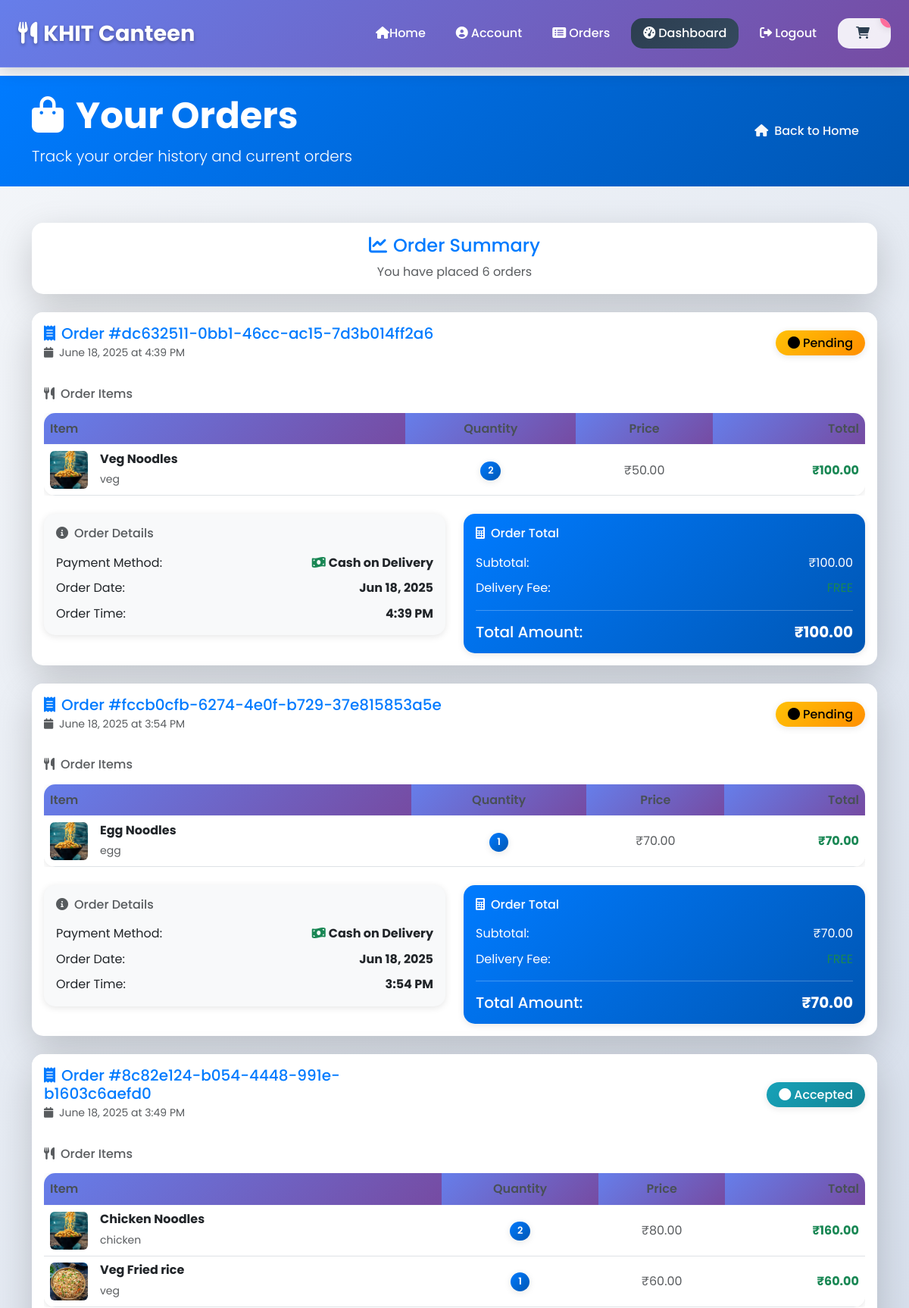
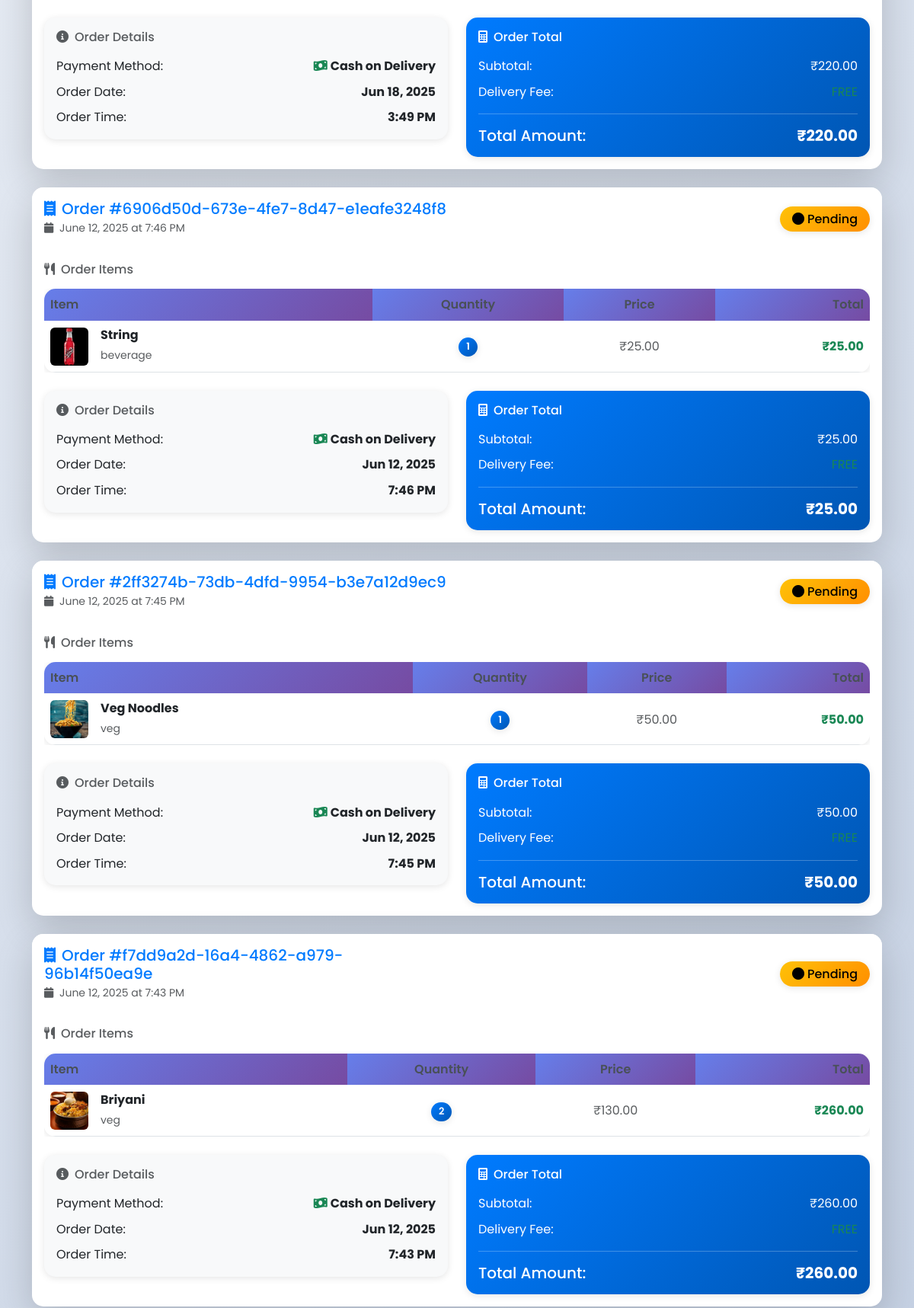
The app's page /orders/ (signed in, upper part) with its own data (2 pictures, top to bottom).
### home/models.py (models this page shows, shortened)
class BaseModel(models.Model):#abstract base class for common fields // models	A module  //Model	A class inside that module
    uid = models.UUIDField(primary_key=True, default=uuid.uuid4, editable=False)
    created_at = models.DateTimeField(auto_now_add=True)#automatically sets the field to now when the object is created.
    updated_at = models.DateTimeField(auto_now=True)
    class Meta:  #not created as a table ,fields are inherited by other models
        abstract = True

class Cart(BaseModel):
    user=models.ForeignKey(User,null=True,blank=True,on_delete=models.SET_NULL,related_name='carts')
    is_paid=models.BooleanField(default=False)# means the user has not checked out.
    status = models.CharField(
        max_length=20,
        choices=[('pending', 'Pending'),('accepted', 'Accepted'),('completed', 'Completed')],
        default='pending'
    )
    payment_method = models.CharField(
        max_length=20,
        choices=[('cod', 'Cash on Delivery'), ('online', 'Online Payment')],
        null=True,
        blank=True
    )
    def get_cart_total(self):
        try:
            return sum(item.get_total_price() for item in self.cart_items.all())
        except:
            return 0

class CartItem(BaseModel):
    cart=models.ForeignKey(Cart,on_delete=models.CASCADE,related_name='cart_items')
    food_items=models.ForeignKey(Item,on_delete=models.CASCADE)#Represents an item inside a specific cart.
    quantity = models.PositiveIntegerField(default=1, validators=[MinValueValidator(1)])
    def get_total_price(self):
        try:
            return self.food_items.price * self.quantity
        except:
            return 0

class Item(BaseModel):
    category=models.ForeignKey(ItemCategory,on_delete=models.CASCADE,related_name='items')
    item_name = models.CharField(max_length=100)
    price=models.DecimalField(max_digits=10, decimal_places=2, validators=[MinValueValidator(0.01)])
    images=models.ImageField(upload_to='items')
    is_available = models.BooleanField(default=True)

class ItemCategory(BaseModel):#Represents a category of items
    category_name = models.CharField(max_length=100, unique=True)

### home/views.py (the view)
# urls.py: path('orders/', orders, name='orders'),
@login_required(login_url='/login/')
def orders(request):
    try:
        orders = Cart.objects.filter(is_paid=True, user=request.user).order_by('-created_at')
        context = {'orders': orders}
        return render(request, 'orders.html', context)
    except Exception as e:
        logger.error(f"Orders view error: {e}")
        messages.error(request, "Error loading orders.")
        return redirect('home')

### home/context_processors.py (called while the page is built)
def cart_count(request):
    if request.user.is_authenticated:
        try:
            cart = Cart.objects.filter(user=request.user, is_paid=False).first()
            if cart:
                count = cart.cart_items.aggregate(total=Sum('quantity'))['total'] or 0
                return {'cart_count': count}
            return {'cart_count': 0}
        except:
            return {'cart_count': 0}
    return {'cart_count': 0}

### home/templates/orders.html (shortened to what this page needs)
{% extends 'base.html'%}
{%load static%}
{%block start%}
<div class="container-fluid bg-primary text-white py-4">
    <div class="container">
        <div class="row align-items-center">
            <div class="col-md-8">
                <h1 class="display-5 fw-bold mb-2">
                    <i class="fas fa-shopping-bag me-3"></i>Your Orders
                </h1>
                <p class="lead mb-0">Track your order history and current orders</p>
            </div>
            <div class="col-md-4 text-end">
                <a href="{% url 'home' %}" class="btn btn-outline-light">
                    <i class="fas fa-home me-2"></i>Back to Home
                </a>
            </div>
        </div>
    </div>
</div>
<div class="container my-5">
    {% if orders %}
        <div class="row mb-4">
            <div class="col-12">
                <div class="card shadow-lg border-0">
                    <div class="card-body text-center">
                        <h4 class="text-primary mb-2">
                            <i class="fas fa-chart-line me-2"></i>Order Summary
                        </h4>
                        <p class="text-muted mb-0">You have placed {{ orders.count }} order{{ orders.count|pluralize }}</p>
                    </div>
                </div>
            </div>
        </div>
        {% for order in orders %}
        <div class="row mb-4">
            <div class="col-12">
                <div class="card shadow-lg border-0">
                    <div class="card-header bg-white border-0 py-3">
                        <div class="row align-items-center">
                            <div class="col-md-6">
                                <h5 class="card-title mb-0 text-primary">
                                    <i class="fas fa-receipt me-2"></i>Order #{{ order.uid|slice:":8" }}
                                </h5>
                                <small class="text-muted">
                                    <i class="fas fa-calendar me-1"></i>
                                    {{ order.created_at|date:"F j, Y" }} at {{ order.created_at|time:"g:i A" }}
                                </small>
                            </div>
                            <div class="col-md-6 text-end">
                                <span class="badge fs-6 px-3 py-2 status-badge status-{{ order.status }}">
                                    <i class="fas fa-circle me-1"></i>{{ order.status|title }}
                                </span>
                            </div>
                        </div>
                    </div>
                    <div class="card-body">
                        <div class="row mb-4">
                            <div class="col-12">
                                <h6 class="text-muted mb-3">
                                    <i class="fas fa-utensils me-2"></i>Order Items
                                </h6>
                                <div class="table-responsive">
                                    <table class="table table-hover mb-0">
                                        <thead class="table-light">
                                            <tr>
                                                <th class="border-0">Item</th>
                                                <th class="border-0 text-center">Quantity</th>
                                                <th class="border-0 text-center">Price</th>
                                                <th class="border-0 text-end">Total</th>
                                            </tr>
                                        </thead>
                                        <tbody>
                                            {% for item in order.cart_items.all %}
                                            <tr>
                                                <td>
                                                    <div class="d-flex align-items-center">
                                                        <div class="me-3">
                                                            <img src="{{item.food_items.images.url}}"
                                                                 class="rounded"
                                                                 style="height:50px;width:50px;object-fit:cover;"
                                                                 onerror="this.onerror=null;this.src='/static/default-image.jpg';">
                                                        </div>
                                                        <div>
                                                            <h6 class="mb-1 fw-bold">{{ item.food_items.item_name }}</h6>
                                                            <small class="text-muted">{{ item.food_items.category.category_name }}</small>
                                                        </div>
                                                    </div>
                                                </td>
                                                <td class="text-center">
                                                    <span class="badge bg-primary">{{ item.quantity }}</span>
                                                </td>
                                                <td class="text-center">
                                                    <span class="text-muted">₹{{ item.food_items.price }}</span>
                                                </td>
                                                <td class="text-end">
                                                    <span class="fw-bold text-success">₹{{ item.get_total_price }}</span>
                                                </td>
                                            </tr>
                                            {% endfor %}
                                        </tbody>
                                    </table>
                                </div>
                            </div>
                        </div>
                        <div class="row">
                            <div class="col-md-6">
                                <div class="card bg-light border-0">
                                    <div class="card-body">
                                        <h6 class="text-muted mb-3">
                                            <i class="fas fa-info-circle me-2"></i>Order Details
                                        </h6>
                                        <div class="d-flex justify-content-between mb-2">
                                            <span>Payment Method:</span>
                                            <span class="fw-bold">
                                                {% if order.payment_method == 'cod' %}
                                                    <i class="fas fa-money-bill-wave text-success me-1"></i>Cash on Delivery
                                                {% elif order.payment_method == 'online' %}
                                                    <i class="fas fa-credit-card text-primary me-1"></i>Online Payment
                                                {% else %}
                                                    <span class="text-muted">Not specified</span>
                                                {% endif %}
                                            </span>
                                        </div>
                                        <div class="d-flex justify-content-between mb-2">
                                            <span>Order Date:</span>
                                            <span class="fw-bold">{{ order.created_at|date:"M j, Y" }}</span>
                                        </div>
                                        <div class="d-flex justify-content-between">
                                            <span>Order Time:</span>
                                            <span class="fw-bold">{{ order.created_at|time:"g:i A" }}</span>
                                        </div>
                                    </div>
                                </div>
                            </div>
                            <div class="col-md-6">
                                <div class="card bg-primary text-white border-0">
                                    <div class="card-body">
                                        <h6 class="mb-3">
                                            <i class="fas fa-calculator me-2"></i>Order Total
                                        </h6>
                                        <div class="d-flex justify-content-between mb-2">
                                            <span>Subtotal:</span>
                                            <span>₹{{ order.get_cart_total|floatformat:2 }}</span>
                                        </div>
                                        <div class="d-flex justify-content-between mb-2">
                                            <span>Delivery Fee:</span>
                                            <span class="text-success">FREE</span>
                                        </div>
                                        <hr class="my-3">
                                        <div class="d-flex justify-content-between">
                                            <h5 class="mb-0">Total Amount:</h5>
                                            <h5 class="mb-0 fw-bold">₹{{ order.get_cart_total|floatformat:2 }}</h5>
                                        </div>
                                    </div>
                                </div>
                            </div>
                        </div>
                    </div>
                </div>
            </div>
        </div>
        {% endfor %}
    {% endif %}
</div>
{%endblock%}

### home/templates/base.html (style rules this page uses)
:root { --primary-color: #667eea; --secondary-color: #764ba2; --accent-color: #f093fb; --success-color: #4facfe; --warning-color: #43e97b; --danger-color: #fa709a; --dark-color: #2c3e50; --light-color: #ecf0f1; --white-color: #ffffff; --shadow-light: 0 2px 10px rgba(0, 0, 0, 0.1); --shadow-medium: 0 5px 20px rgba(0, 0, 0, 0.15); --shadow-heavy: 0 10px 30px rgba(0, 0, 0, 0.2); --border-radius: 15px; --transition: all 0.3s cubic-bezier(0.4, 0, 0.2, 1); }
* { margin: 0; padding: 0; box-sizing: border-box; }
body { font-family: 'Poppins', sans-serif; background: linear-gradient(135deg, #f5f7fa 0%, #c3cfe2 100%); min-height: 100vh; color: var(--dark-color); line-height: 1.6; }
.btn { border-radius: var(--border-radius); font-weight: 500; padding: 0.5rem 1.5rem; transition: var(--transition); border: none; position: relative; overflow: hidden; }
.btn::before { content: ''; position: absolute; top: 0; left: -100%; width: 100%; height: 100%; background: linear-gradient(90deg, transparent, rgba(255, 255, 255, 0.2), transparent); transition: var(--transition); }
.badge { font-size: 0.75rem; font-weight: 600; padding: 0.35rem 0.6rem; border-radius: 20px; box-shadow: var(--shadow-light); }
.card { border-radius: var(--border-radius); border: none; box-shadow: var(--shadow-light); transition: var(--transition); overflow: hidden; }
.table { border-radius: var(--border-radius); overflow: hidden; box-shadow: var(--shadow-light); }
.table th { background: linear-gradient(135deg, var(--primary-color), var(--secondary-color)); color: var(--white-color); font-weight: 600; border: none; }

### home/templates/orders.html (style rules this page uses)
.status-badge { font-weight: 500; border-radius: 20px; }
.status-pending { background: linear-gradient(135deg, #ffc107, #ff8f00) !important; color: #000 !important; }
.status-accepted { background: linear-gradient(135deg, #17a2b8, #138496) !important; color: #fff !important; }
.card { border-radius: 15px; overflow: hidden; transition: transform 0.2s ease, box-shadow 0.2s ease; }
.table th { font-weight: 600; color: #495057; border-top: none; }
.table td { vertical-align: middle; border-top: 1px solid #f8f9fa; }
.badge { padding: 6px 10px; font-size: 0.8rem; }
.bg-primary { background: linear-gradient(135deg, #007bff, #0056b3) !important; }
.text-primary { color: #007bff !important; }
.shadow-lg { box-shadow: 0 1rem 3rem rgba(0,0,0,.175) !important; }
.bg-light { background-color: #f8f9fa !important; }
.status-badge { animation: pulse 2s infinite; }

### records on screen
Cart: uid "dc632511-0bb1-46cc-ac15-7d3b014ff2a6", created_at "June 18, 2025", created_at "4:39 PM", status "Pending", payment_method "cod" (drawn), created_at "Jun 18, 2025", get_cart_total "100.00"
CartItem: food_items.images (picture), food_items.item_name "Veg Noodles", food_items.category.category_name "veg", quantity "2", food_items.price "50.00", get_total_price "100.00"
Cart: uid "fccb0cfb-6274-4e0f-b729-37e815853a5e", created_at "June 18, 2025", created_at "3:54 PM", status "Pending", payment_method "cod" (drawn), created_at "Jun 18, 2025", get_cart_total "70.00"
CartItem: food_items.images (picture), food_items.item_name "Egg Noodles", food_items.category.category_name "egg", quantity "1", food_items.price "70.00", get_total_price "70.00"
Cart: uid "8c82e124-b054-4448-991e-b1603c6aefd0", created_at "June 18, 2025", created_at "3:49 PM", status "Accepted", payment_method "cod" (drawn), created_at "Jun 18, 2025", get_cart_total "220.00"
CartItem: food_items.images (picture), food_items.item_name "Chicken Noodles", food_items.category.category_name "chicken", quantity "2", food_items.price "80.00", get_total_price "160.00"
CartItem: food_items.images (picture), food_items.item_name "Veg Fried rice", food_items.category.category_name "veg", quantity "1", food_items.price "60.00", get_total_price "60.00"
Cart: uid "6906d50d-673e-4fe7-8d47-e1eafe3248f8", created_at "June 12, 2025", created_at "7:46 PM", status "Pending", payment_method "cod" (drawn), created_at "Jun 12, 2025", get_cart_total "25.00"
CartItem: food_items.images (picture), food_items.item_name "String", food_items.category.category_name "beverage", quantity "1", food_items.price "25.00", get_total_price "25.00"
Cart: uid "2ff3274b-73db-4dfd-9954-b3e7a12d9ec9", created_at "June 12, 2025", created_at "7:45 PM", status "Pending", payment_method "cod" (drawn), created_at "Jun 12, 2025", get_cart_total "50.00"
CartItem: food_items.images (picture), food_items.item_name "Veg Noodles", food_items.category.category_name "veg", quantity "1", food_items.price "50.00", get_total_price "50.00"
Cart: uid "f7dd9a2d-16a4-4862-a979-96b14f50ea9e", created_at "June 12, 2025", created_at "7:43 PM", status "Pending", payment_method "cod" (drawn), created_at "Jun 12, 2025", get_cart_total "260.00"
CartItem: food_items.images (picture), food_items.item_name "Briyani", food_items.category.category_name "veg", quantity "2", food_items.price "130.00", get_total_price "260.00"

### other values on screen
{{ orders.count }} "6"
